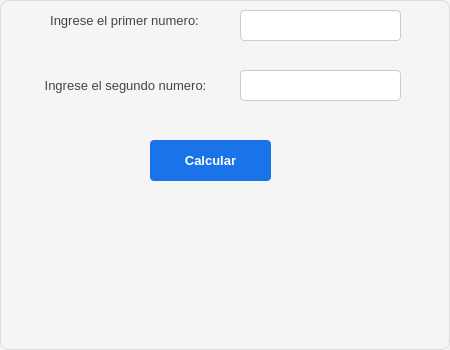
<?xml version="1.0" encoding="UTF-8"?>
<ui version="4.0">
 <class>Dialog</class>
 <widget class="QDialog" name="Dialog">
  <property name="geometry">
   <rect>
    <x>0</x>
    <y>0</y>
    <width>450</width>
    <height>350</height>
   </rect>
  </property>
  <property name="font">
   <font>
    <pointsize>10</pointsize>
   </font>
  </property>
  <property name="windowTitle">
   <string>Cociente y resta</string>
  </property>
  <property name="styleSheet">
   <string notr="true">/* Estilo general del diálogo */
QDialog {
    background-color: #f5f5f5;   /* Fondo claro */
    border: 1px solid #dcdcdc;   /* Borde sutil */
    border-radius: 8px;          /* Esquinas suaves */
    color: #333333;              /* Texto neutro */
}

/* Etiquetas */
QLabel {
    color: #444444;              /* Gris oscuro para contraste */
    padding: 4px;
}

/* Campos de texto */
QLineEdit {
    background-color: #ffffff;   /* Fondo blanco */
    border: 1px solid #cccccc;   /* Borde suave */
    border-radius: 4px;
    padding: 6px;
    selection-background-color: #87cefa; /* Azul claro al seleccionar */
    selection-color: #000000;
}

QLineEdit:focus {
    border: 1px solid #1a73e8;   /* Azul corporativo al enfocar */
    background-color: #fafafa;
}

/* Botones */
QPushButton {
    background-color: #1a73e8;   /* Azul profesional */
    color: #ffffff;
    border: none;
    border-radius: 4px;
    padding: 8px 14px;
    font-weight: bold;
}

QPushButton:hover {
    background-color: #1669c1;   /* Azul más intenso al pasar el cursor */
}

QPushButton:pressed {
    background-color: #0d47a1;   /* Azul profundo al presionar */
}

QPushButton:disabled {
    background-color: #e0e0e0;   /* Gris claro para deshabilitado */
    color: #888888;
}
</string>
  </property>
  <widget class="QLabel" name="label">
   <property name="geometry">
    <rect>
     <x>4</x>
     <y>5</y>
     <width>241</width>
     <height>31</height>
    </rect>
   </property>
   <property name="text">
    <string>Ingrese el primer numero:</string>
   </property>
   <property name="alignment">
    <set>Qt::AlignCenter</set>
   </property>
  </widget>
  <widget class="QLabel" name="label_2">
   <property name="geometry">
    <rect>
     <x>0</x>
     <y>70</y>
     <width>251</width>
     <height>31</height>
    </rect>
   </property>
   <property name="text">
    <string>Ingrese el segundo numero:</string>
   </property>
   <property name="alignment">
    <set>Qt::AlignCenter</set>
   </property>
  </widget>
  <widget class="QLineEdit" name="ent_p">
   <property name="geometry">
    <rect>
     <x>240</x>
     <y>10</y>
     <width>161</width>
     <height>31</height>
    </rect>
   </property>
  </widget>
  <widget class="QLineEdit" name="ent_s">
   <property name="geometry">
    <rect>
     <x>240</x>
     <y>70</y>
     <width>161</width>
     <height>31</height>
    </rect>
   </property>
  </widget>
  <widget class="QPushButton" name="btn_calcular">
   <property name="geometry">
    <rect>
     <x>150</x>
     <y>140</y>
     <width>121</width>
     <height>41</height>
    </rect>
   </property>
   <property name="text">
    <string>Calcular</string>
   </property>
  </widget>
  <widget class="QLabel" name="lbl_d">
   <property name="geometry">
    <rect>
     <x>14</x>
     <y>215</y>
     <width>421</width>
     <height>51</height>
    </rect>
   </property>
   <property name="text">
    <string/>
   </property>
   <property name="alignment">
    <set>Qt::AlignCenter</set>
   </property>
  </widget>
  <widget class="QLabel" name="lbl_r">
   <property name="geometry">
    <rect>
     <x>10</x>
     <y>270</y>
     <width>431</width>
     <height>51</height>
    </rect>
   </property>
   <property name="text">
    <string/>
   </property>
   <property name="alignment">
    <set>Qt::AlignCenter</set>
   </property>
  </widget>
 </widget>
 <resources/>
 <connections/>
</ui>
